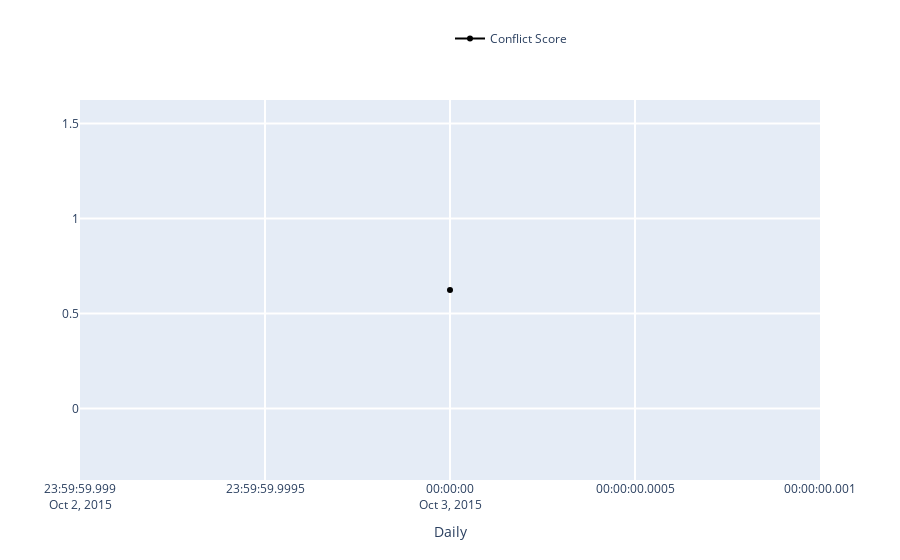

Write notebook code for a chart like this one.
### Markdown cell above
### <span style="color:green"> TRY YOURSELF! THIS IS WHAT WILL HAPPEN WHEN YOU SELECT AN EDITOR </span>

### Code cell
### ----------------------------------------------------------------------------------- ###
### TRY YOURSELF! THIS IS WHAT WILL HAPPEN WHEN YOU SELECT AN EDITOR                    ###
### ----------------------------------------------------------------------------------- ###

## This is the page you used ##
print('The page that is being used:', the_page['title'])

## Use the variable from the last notebook: conflicts_by_editors (pd.DataFrame)        ##
## Display the dataframe using interactive grid, you could learn more through the doc: ##
## https://qgrid.readthedocs.io/en/latest/                                             ##
qgrid.set_grid_option('maxVisibleRows', 5)
qgrid_init = qgrid.show_grid(conflicts_by_editors)
display(qgrid_init)

## Get the editor info with Wikipedia API (get_editor() method), more details you could check: ##
## https://github.com/gesiscss/wikiwho_demo/blob/master/external/api.py                        ##
## https://github.com/gesiscss/wikiwho_demo/blob/master/external/wikipedia.py                  ##
wikipedia_dv = WikipediaDV(WikipediaAPI(domain='en.wikipedia.org'))

# This is an example editor index. You could change it manully by typing in a new index from
# the above grid, e.g. 737021
editor_input_id = 1304678

# store the editor_input_id for the usage in next notebook
%store editor_input_id

# Get the editor's information in the form of pd.DataFrame
editor_info = wikipedia_dv.get_editor(int(editor_input_id))

# store editor_info for the usage in next notebook
%store editor_info

## Display the basic information of the selected editor ##
editor_url = f'{wikipedia_dv.api.base}action=query&list=users&ususerids={editor_input_id}&usprop=blockinfo|editcount|registration|gender&format=json'
print("Editor's data can be found in:")
print(editor_url)
display(md("### Current Selection:"))
display(editor_info.to_frame('values'))

## Interactive evolution of conflict score of this editor, using ConflictCalculatorListener, more details see ##
## https://github.com/gesiscss/wikiwho_demo/blob/master/visualization/calculator_listener.py                  ##
display(md(f"#### Evolution of the Conflict Score of *{editor_info['name']}*"))

# Dataframe containing the info for interactive
editor_df = conflict_calculator.elegible_actions[conflict_calculator.elegible_actions['editor'] == str(editor_input_id)].copy()
           
# Create a ConflictCalculatorListener instance.
conflicts_cal_listener = ConflictCalculatorListener(editor_df)

# Set parameters
begin_date = date(2005, 3, 1)
end_date = date(2019, 6, 1)
frequency = 'Daily' # 'Monthly', 'Daily'

# The metrics we need:
# ['Conflict Score', 'Absolute Conflict Score', 'Conflict Ratio', 'Number of Conflicts',
#  'Total Elegible Actions', 'Total Conflict Time', 'Total Elegible Time', 
# 'Time per Conflict Action', 'Time per Elegible Action', ('None')]
# Note: only 'red_line' has 'None' option.
black_line = 'Conflict Score'
red_line = 'None'
           
print('Time range from', begin_date.strftime("%Y-%m-%d"), 'to', end_date.strftime("%Y-%m-%d"))
print('Total Page conflict score:', conflict_calculator.get_page_conflict_score())
           
conflicts_cal_listener.listen(
    _range = (begin_date, end_date),
    granularity = frequency,
    black = black_line,
    red = red_line
)

### Figure 1 — Plotly figure (JSON) as saved in the notebook; plotly's stock layout.template omitted (floating-point values rounded to 4 significant figures)
{"data": [{"marker": {"color": "rgba(0, 0, 0, 1)"}, "name": "Conflict Score", "type": "scatter", "x": ["2015-10-03T00:00:00+00:00"], "y": [0.6242]}], "layout": {"barmode": "group", "hovermode": "closest", "legend": {"x": 0.5, "y": 1.2}, "showlegend": true, "xaxis": {"gridwidth": 2, "ticklen": 5, "title": {"text": "Daily"}, "zeroline": true}, "yaxis": {"gridwidth": 2, "ticklen": 5}}}
